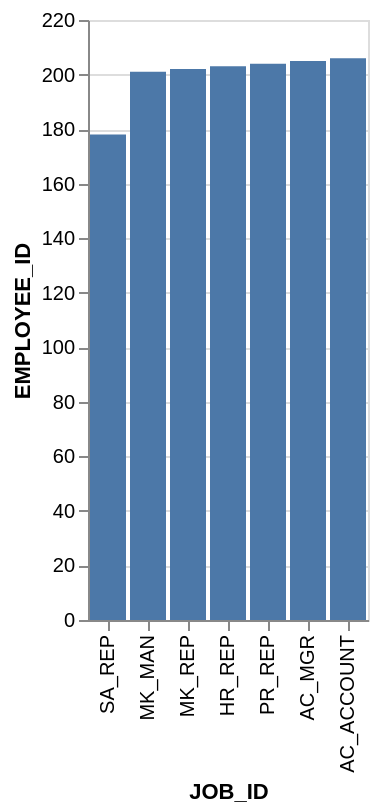

Write the Vega-Lite specification saved for this chart.
### Vega-Lite specification from a JSON file in a GitHub repository (floating-point values rounded to 4 significant figures)
{"data": {"values": [{"x_data": "SA_REP", "y_data": 178}, {"x_data": "MK_MAN", "y_data": 201}, {"x_data": "MK_REP", "y_data": 202}, {"x_data": "HR_REP", "y_data": 203}, {"x_data": "PR_REP", "y_data": 204}, {"x_data": "AC_MGR", "y_data": 205}, {"x_data": "AC_ACCOUNT", "y_data": 206}]}, "mark": "bar", "encoding": {"x": {"field": "x_data", "type": "nominal", "title": "JOB_ID", "sort": {"op": "sum", "field": "y_data", "order": "ascending"}}, "y": {"field": "y_data", "type": "quantitative", "title": "EMPLOYEE_ID"}}}
